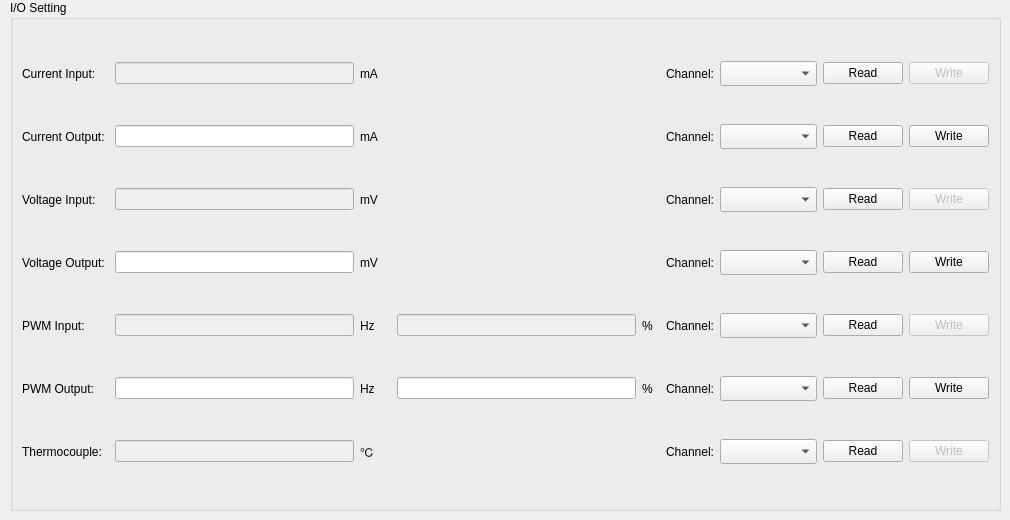
    <widget class="QWidget" name="IO">
     <attribute name="title">
      <string>I/O</string>
     </attribute>
     <widget class="QGroupBox" name="groupBox">
      <property name="geometry">
       <rect>
        <x>10</x>
        <y>0</y>
        <width>991</width>
        <height>511</height>
       </rect>
      </property>
      <property name="sizePolicy">
       <sizepolicy hsizetype="Preferred" vsizetype="Preferred">
        <horstretch>0</horstretch>
        <verstretch>0</verstretch>
       </sizepolicy>
      </property>
      <property name="title">
       <string>I/O Setting</string>
      </property>
      <layout class="QGridLayout" name="gridLayout_2">
       <item row="3" column="1">
        <widget class="QLineEdit" name="voltageOutputLineEdit">
         <property name="enabled">
          <bool>true</bool>
         </property>
        </widget>
       </item>
       <item row="2" column="1">
        <widget class="QLineEdit" name="voltageInputLineEdit">
         <property name="enabled">
          <bool>false</bool>
         </property>
        </widget>
       </item>
       <item row="0" column="2" colspan="2">
        <widget class="QLabel" name="label_38">
         <property name="text">
          <string>mA  </string>
         </property>
        </widget>
       </item>
       <item row="2" column="2">
        <widget class="QLabel" name="label_39">
         <property name="text">
          <string>mV  </string>
         </property>
        </widget>
       </item>
       <item row="6" column="1">
        <widget class="QLineEdit" name="PWMOutputlineEdit">
         <property name="enabled">
          <bool>true</bool>
         </property>
        </widget>
       </item>
       <item row="1" column="2">
        <widget class="QLabel" name="label_42">
         <property name="text">
          <string>mA  </string>
         </property>
        </widget>
       </item>
       <item row="6" column="2">
        <widget class="QLabel" name="label_46">
         <property name="text">
          <string>Hz</string>
         </property>
        </widget>
       </item>
       <item row="1" column="1">
        <widget class="QLineEdit" name="currentOutputLineEdit">
         <property name="enabled">
          <bool>true</bool>
         </property>
        </widget>
       </item>
       <item row="0" column="9">
        <widget class="QPushButton" name="pushButton">
         <property name="enabled">
          <bool>false</bool>
         </property>
         <property name="text">
          <string>Write</string>
         </property>
        </widget>
       </item>
       <item row="6" column="9">
        <widget class="QPushButton" name="PWMOutputPushButton">
         <property name="text">
          <string>Write</string>
         </property>
        </widget>
       </item>
       <item row="3" column="9">
        <widget class="QPushButton" name="voltageOutputPushButton">
         <property name="text">
          <string>Write</string>
         </property>
        </widget>
       </item>
       <item row="2" column="9">
        <widget class="QPushButton" name="pushButton_2">
         <property name="enabled">
          <bool>false</bool>
         </property>
         <property name="text">
          <string>Write</string>
         </property>
        </widget>
       </item>
       <item row="1" column="8">
        <widget class="QPushButton" name="currentOutputReadPushButton">
         <property name="text">
          <string>Read</string>
         </property>
        </widget>
       </item>
       <item row="6" column="8">
        <widget class="QPushButton" name="PwmOutputReadPushButton">
         <property name="text">
          <string>Read</string>
         </property>
        </widget>
       </item>
       <item row="1" column="9">
        <widget class="QPushButton" name="currentOutputPushButton">
         <property name="text">
          <string>Write</string>
         </property>
        </widget>
       </item>
       <item row="3" column="2">
        <widget class="QLabel" name="label_43">
         <property name="text">
          <string>mV  </string>
         </property>
        </widget>
       </item>
       <item row="5" column="2">
        <widget class="QLabel" name="label_44">
         <property name="text">
          <string>Hz</string>
         </property>
        </widget>
       </item>
       <item row="5" column="1">
        <widget class="QLineEdit" name="PWMInputlineEdit">
         <property name="enabled">
          <bool>false</bool>
         </property>
        </widget>
       </item>
       <item row="2" column="7">
        <widget class="QComboBox" name="voltageInputComboBox">
         <property name="minimumSize">
          <size>
           <width>97</width>
           <height>25</height>
          </size>
         </property>
         <property name="maximumSize">
          <size>
           <width>97</width>
           <height>25</height>
          </size>
         </property>
        </widget>
       </item>
       <item row="7" column="1">
        <widget class="QLineEdit" name="thermocopuleLineEdit">
         <property name="enabled">
          <bool>false</bool>
         </property>
        </widget>
       </item>
       <item row="0" column="8">
        <widget class="QPushButton" name="currentInputPushButton">
         <property name="text">
          <string>Read</string>
         </property>
        </widget>
       </item>
       <item row="2" column="8">
        <widget class="QPushButton" name="voltageInputPushButton">
         <property name="text">
          <string>Read</string>
         </property>
        </widget>
       </item>
       <item row="2" column="6">
        <widget class="QLabel" name="label_26">
         <property name="text">
          <string>Channel:</string>
         </property>
        </widget>
       </item>
       <item row="0" column="7">
        <widget class="QComboBox" name="currentInputComboBox">
         <property name="sizePolicy">
          <sizepolicy hsizetype="Fixed" vsizetype="Fixed">
           <horstretch>0</horstretch>
           <verstretch>0</verstretch>
          </sizepolicy>
         </property>
         <property name="minimumSize">
          <size>
           <width>97</width>
           <height>25</height>
          </size>
         </property>
         <property name="maximumSize">
          <size>
           <width>97</width>
           <height>25</height>
          </size>
         </property>
        </widget>
       </item>
       <item row="1" column="6">
        <widget class="QLabel" name="label_33">
         <property name="text">
          <string>Channel:</string>
         </property>
        </widget>
       </item>
       <item row="1" column="7">
        <widget class="QComboBox" name="currentOutputComboBox">
         <property name="sizePolicy">
          <sizepolicy hsizetype="Fixed" vsizetype="Fixed">
           <horstretch>0</horstretch>
           <verstretch>0</verstretch>
          </sizepolicy>
         </property>
         <property name="minimumSize">
          <size>
           <width>97</width>
           <height>25</height>
          </size>
         </property>
         <property name="maximumSize">
          <size>
           <width>97</width>
           <height>25</height>
          </size>
         </property>
        </widget>
       </item>
       <item row="1" column="0">
        <widget class="QLabel" name="label_32">
         <property name="text">
          <string>Current Output:</string>
         </property>
        </widget>
       </item>
       <item row="2" column="0">
        <widget class="QLabel" name="label_25">
         <property name="text">
          <string>Voltage Input: </string>
         </property>
        </widget>
       </item>
       <item row="0" column="6">
        <widget class="QLabel" name="label_24">
         <property name="text">
          <string>Channel:</string>
         </property>
        </widget>
       </item>
       <item row="0" column="1">
        <widget class="QLineEdit" name="currentInputLineEdit">
         <property name="enabled">
          <bool>false</bool>
         </property>
        </widget>
       </item>
       <item row="0" column="0">
        <widget class="QLabel" name="label_23">
         <property name="text">
          <string>Current Input: </string>
         </property>
        </widget>
       </item>
       <item row="5" column="4">
        <widget class="QLineEdit" name="PWMInputlineEdit2">
         <property name="enabled">
          <bool>false</bool>
         </property>
        </widget>
       </item>
       <item row="5" column="5">
        <widget class="QLabel" name="label_40">
         <property name="text">
          <string>%  </string>
         </property>
        </widget>
       </item>
       <item row="5" column="0">
        <widget class="QLabel" name="label_28">
         <property name="text">
          <string>PWM Input:     </string>
         </property>
        </widget>
       </item>
       <item row="6" column="0">
        <widget class="QLabel" name="label_36">
         <property name="text">
          <string>PWM Output:    </string>
         </property>
        </widget>
       </item>
       <item row="5" column="8">
        <widget class="QPushButton" name="PWMInputPushButton">
         <property name="text">
          <string>Read</string>
         </property>
        </widget>
       </item>
       <item row="5" column="6">
        <widget class="QLabel" name="label_29">
         <property name="text">
          <string>Channel:</string>
         </property>
        </widget>
       </item>
       <item row="3" column="0">
        <widget class="QLabel" name="label_34">
         <property name="text">
          <string>Voltage Output:</string>
         </property>
        </widget>
       </item>
       <item row="3" column="7">
        <widget class="QComboBox" name="voltageOutputcomboBox">
         <property name="minimumSize">
          <size>
           <width>97</width>
           <height>25</height>
          </size>
         </property>
         <property name="maximumSize">
          <size>
           <width>97</width>
           <height>25</height>
          </size>
         </property>
        </widget>
       </item>
       <item row="3" column="6">
        <widget class="QLabel" name="label_35">
         <property name="text">
          <string>Channel:</string>
         </property>
        </widget>
       </item>
       <item row="6" column="7">
        <widget class="QComboBox" name="PWMOutputComboBox">
         <property name="minimumSize">
          <size>
           <width>97</width>
           <height>25</height>
          </size>
         </property>
         <property name="maximumSize">
          <size>
           <width>97</width>
           <height>25</height>
          </size>
         </property>
        </widget>
       </item>
       <item row="6" column="4">
        <widget class="QLineEdit" name="PWMOutputLineEdit2">
         <property name="enabled">
          <bool>true</bool>
         </property>
        </widget>
       </item>
       <item row="7" column="0">
        <widget class="QLabel" name="label_30">
         <property name="text">
          <string>Thermocouple:  </string>
         </property>
        </widget>
       </item>
       <item row="6" column="5">
        <widget class="QLabel" name="label_47">
         <property name="text">
          <string>%  </string>
         </property>
        </widget>
       </item>
       <item row="5" column="7">
        <widget class="QComboBox" name="PWMInputComboBox">
         <property name="minimumSize">
          <size>
           <width>97</width>
           <height>25</height>
          </size>
         </property>
         <property name="maximumSize">
          <size>
           <width>97</width>
           <height>25</height>
          </size>
         </property>
        </widget>
       </item>
       <item row="7" column="8">
        <widget class="QPushButton" name="thermocoupleInputPushButton">
         <property name="text">
          <string>Read</string>
         </property>
        </widget>
       </item>
       <item row="7" column="6">
        <widget class="QLabel" name="label_31">
         <property name="text">
          <string>Channel:</string>
         </property>
        </widget>
       </item>
       <item row="6" column="6">
        <widget class="QLabel" name="label_37">
         <property name="text">
          <string>Channel:</string>
         </property>
        </widget>
       </item>
       <item row="7" column="7">
        <widget class="QComboBox" name="thermocoupleComboBox">
         <property name="minimumSize">
          <size>
           <width>97</width>
           <height>25</height>
          </size>
         </property>
         <property name="maximumSize">
          <size>
           <width>97</width>
           <height>25</height>
          </size>
         </property>
        </widget>
       </item>
       <item row="7" column="2">
        <widget class="QLabel" name="label_41">
         <property name="text">
          <string>℃  </string>
         </property>
        </widget>
       </item>
       <item row="5" column="9">
        <widget class="QPushButton" name="pushButton_4">
         <property name="enabled">
          <bool>false</bool>
         </property>
         <property name="text">
          <string>Write</string>
         </property>
        </widget>
       </item>
       <item row="7" column="9">
        <widget class="QPushButton" name="pushButton_5">
         <property name="enabled">
          <bool>false</bool>
         </property>
         <property name="text">
          <string>Write</string>
         </property>
        </widget>
       </item>
       <item row="3" column="8">
        <widget class="QPushButton" name="rvPshBtn">
         <property name="text">
          <string>Read</string>
         </property>
        </widget>
       </item>
      </layout>
     </widget>
    </widget>
